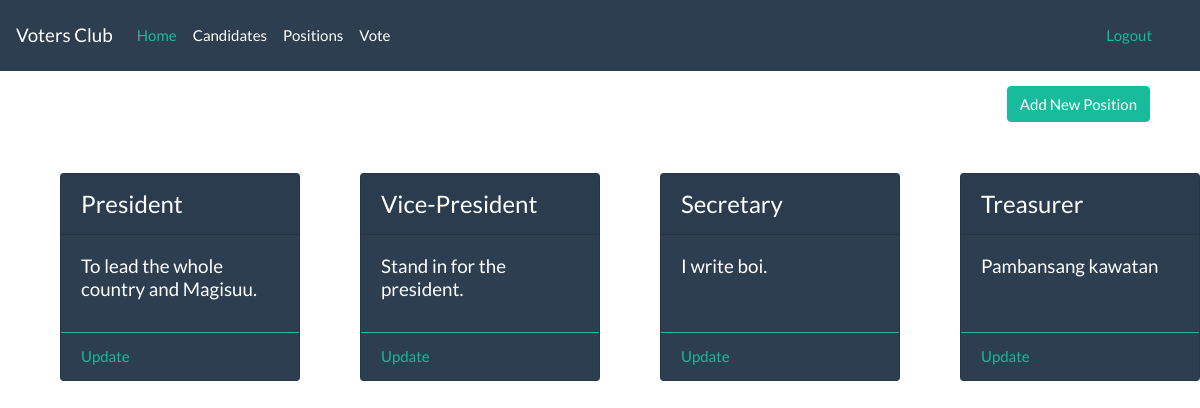
The page /votes/position/ (signed in) on the database as committed earlier.
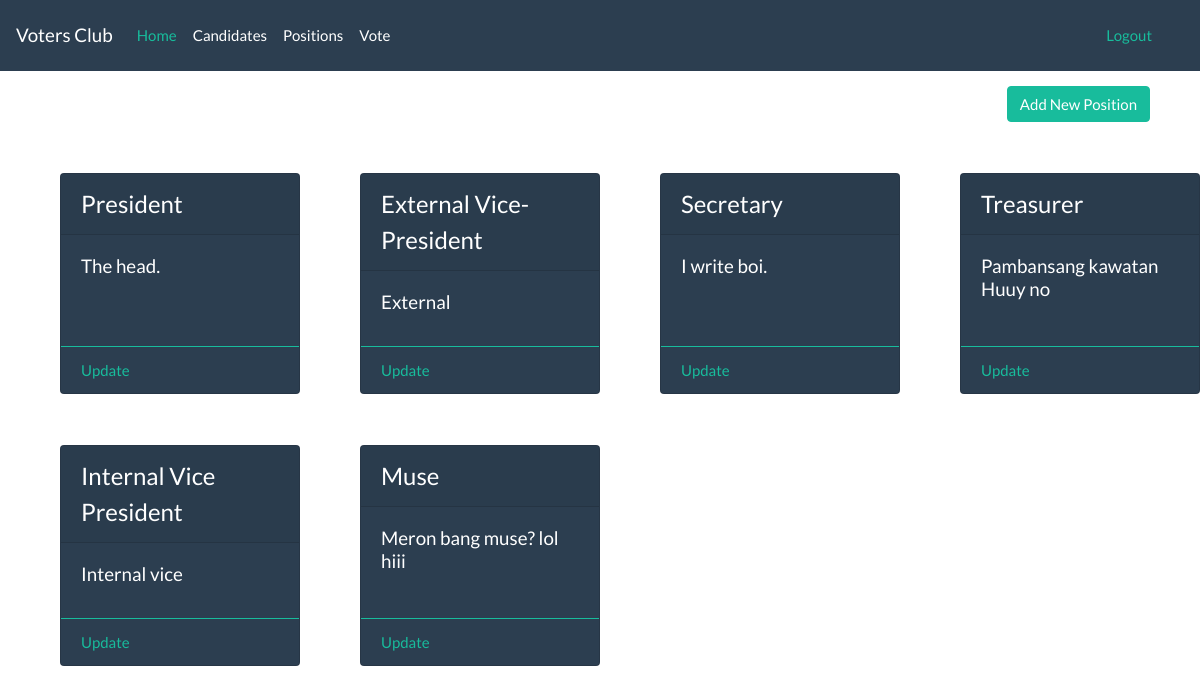
The same page on the database as committed later.
### votes/models.py (models this page shows, shortened)
class Position(models.Model):
    name = models.CharField(max_length=50)
    description = models.TextField()

### votes/views.py (the view)
# urls.py: path('position/', views.det_position, name='detail_position'),
@login_required
def det_position(request):
    context = {}
    positions = Position.objects.all()
    context['positions'] = positions
    return render(request, 'detail_position.html', context)

### votes/templates/detail_position.html (shortened to what this page needs)
{% extends 'base.html' %}
{% block body %}
    <nav class="navbar navbar-expand-lg navbar-dark bg-primary">
      <a class="navbar-brand" href="#">Voters Club</a>
      <div class="collapse navbar-collapse" id="navbarColor01">
        <ul class="navbar-nav mr-auto">
          <li class="nav-item active">
            <a class="nav-link" href="{% url 'votes:partylist_list' %}">Home <span class="sr-only">(current)</span></a>
          </li>
          <li class="nav-item">
            <a class="nav-link" href="{% url 'votes:candidates_list' %}">Candidates</a>
          </li>
          <li class="nav-item">
            <a class="nav-link" href="{% url 'votes:detail_position' %}">Positions</a>
          </li>
          <li class="nav-item">
            <a class="nav-link" href="{% url 'votes:vote_page' %}">Vote</a>
          </li>
        </ul>
        <form class="form-inline my-2 my-lg-0">
          <a class="nav-link" href="{% url 'votes:logout' %}">Logout</a>
        </form>
      </div>
    </nav>
        <div class="row" style="float:right; margin-right: 50px; margin-top:15px;">
          <a class="btn btn-success" style="" href="{% url 'votes:create_position' %}" role="button">Add New Position</a>
        </div>
        <br><br><br>
        <div class="row" style="float:none; margin:0; ">
                {% for position in positions %}
                  <div class="card text-white bg-primary mb-3" style="width: 20%; margin-left:60px; margin-top: 35px">
                  <div class="card-header" style="font-size: x-large;">{{ position.name }}</div>
                  <div class="card-body">
                    <h5 class="card-title">{{ position.description }}</h5> </div>
                  <div class="card-footer bg-transparent border-success">
                      <a href="{% url 'votes:update_position' position.id %}" class="card-link float-center">Update</a>
                  </div>
                </div>
            {% endfor %}
          </div>
{% endblock %}

### votes/templates/base.html (shortened to what this page needs)
{% load static %}
<html>
  <head>
    <link rel="stylesheet" type="text/css" href="{% static 'votes/bootstrap/css/bootstrap.min.css' %}">
    <link rel="stylesheet" type="text/css" href="{% static 'votes/bootstrap/css/bootstrap.css' %}">
  </head>
  <body>
    {% block body %}
    {% endblock %}
  </body>
</html>

Rows that differ between the two databases and show on the page:
changed Position "President": description "To lead the whole country and Magisuu." → "The head."
changed Position: name "Vice-President" → "External Vice-President"; description "Stand in for the president." → "External"
changed Position "Treasurer": description "Pambansang kawatan" → "Pambansang kawatan Huuy no"
added Position: name "Internal Vice President", description "Internal vice"
added Position: name "Muse", description "Meron bang muse? lol hiii"
